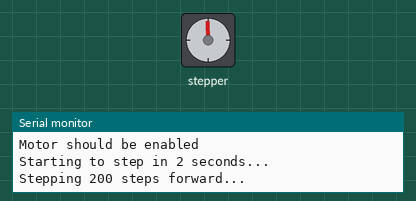
Recording of a sketch running on a simulated Arduino Uno, built with avr-gcc and run on an emulated ATmega328P. On the bench: stepper motor, the last lines printed to the serial monitor. Wiring (inferred from the names in the program): stepper motor driver (200 steps per turn assumed): step pin 7; direction pin 6; enable pin 5.

Above: at 2.05 s.
At 2.6 s:
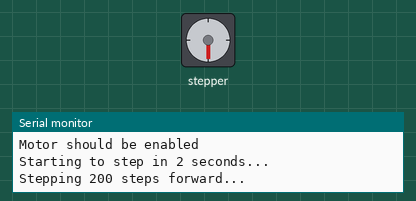
At 3.95 s:
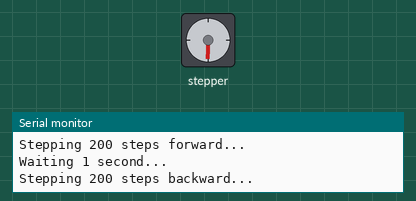
At 5.2 s:
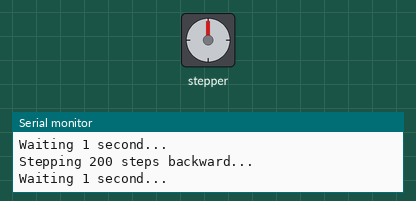
Timing chart, 0 to 9.4 s (numbered marks = the images above):
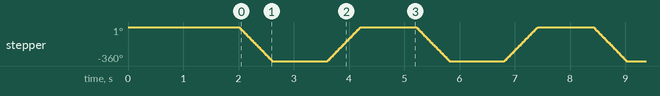

Measured:
- by itself, stepper: turns 360° counter-clockwise in 0.60 s, then 360° clockwise in 0.60 s, repeating every 3.2 s

The sketch:

TB6600_test.ino
```cpp
/*
 * Simple TB6600 Stepper Test
 * Tests if the hardware is working
 */

#define STEP_PIN 7
#define DIR_PIN 6
#define ENABLE_PIN 5

void setup() {
  Serial.begin(115200);
  Serial.println("TB6600 Simple Test");

  // Setup pins
  pinMode(STEP_PIN, OUTPUT);
  pinMode(DIR_PIN, OUTPUT);
  pinMode(ENABLE_PIN, OUTPUT);

  // Set initial states
  digitalWrite(STEP_PIN, LOW);
  digitalWrite(DIR_PIN, LOW);
  digitalWrite(ENABLE_PIN, LOW);  // LOW = enabled for TB6600

  Serial.println("Motor should be enabled");
  Serial.println("Starting to step in 2 seconds...");
  delay(2000);
}

void loop() {
  Serial.println("Stepping 200 steps forward...");

  // Step 200 steps
  for(int i = 0; i < 200; i++) {
    digitalWrite(STEP_PIN, HIGH);
    delayMicroseconds(500);  // 500us HIGH
    digitalWrite(STEP_PIN, LOW);
    delayMicroseconds(500);  // 500us LOW
    delay(2);  // 2ms between steps (slow for testing)
  }

  Serial.println("Waiting 1 second...");
  delay(1000);

  // Change direction
  digitalWrite(DIR_PIN, HIGH);
  Serial.println("Stepping 200 steps backward...");

  // Step 200 steps
  for(int i = 0; i < 200; i++) {
    digitalWrite(STEP_PIN, HIGH);
    delayMicroseconds(500);
    digitalWrite(STEP_PIN, LOW);
    delayMicroseconds(500);
    delay(2);
  }

  // Change direction back
  digitalWrite(DIR_PIN, LOW);

  Serial.println("Waiting 1 second...");
  delay(1000);
}
```
